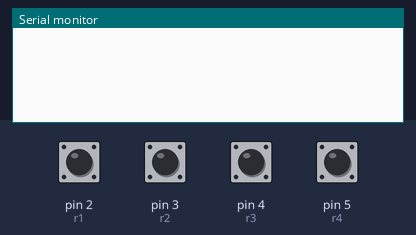
The sketch below on a simulated Arduino Uno, built with avr-gcc and run on an emulated ATmega328P. On the bench: the last lines printed to the serial monitor. Inputs (shaded band) come from the test bench; at power-on: pin 2 (r1), pin 3 (r2), pin 4 (r3), pin 5 (r4) HIGH.

Above: at 1.2 s.
1.3 s: pin 2 (r1) pulled LOW for 0.15 s
At 1.8 s:
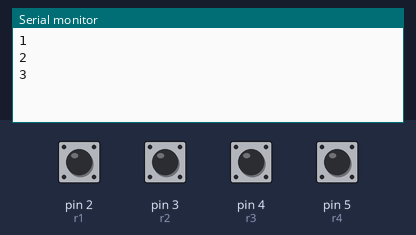
2.9 s: pin 5 (r4) pulled LOW for 1 s
At 3.7 s:
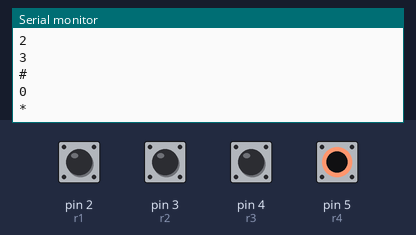
5.4 s: pin 3 (r2) pulled LOW for 0.15 s
At 6.1 s:
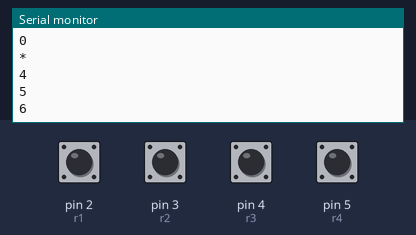
7.0 s: pin 4 (r3) pulled LOW for 1 s
At 8.0 s:
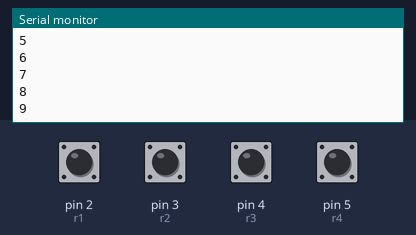
Timing chart, 0 to 10.0 s (numbered marks = the images above; inputs shaded):
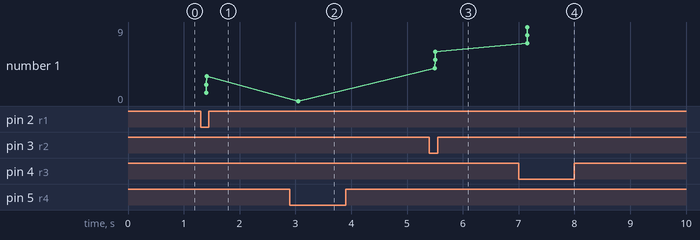

The sketch:

sketch_nov29b.ino
```cpp
int r1=2,r2=3,r3=4,r4=5,c1=7,c2=8,c3=9;
void setup()
{
  pinMode(r1,INPUT);
  pinMode(r2,INPUT);
pinMode(r3,INPUT);
pinMode(r4,INPUT);
pinMode(c1,OUTPUT);
pinMode(c2,OUTPUT);
pinMode(c3,OUTPUT);
Serial.begin(9600);
 }
void loop()
{

 digitalWrite(c1,LOW);
 digitalWrite(c2,HIGH);
 digitalWrite(c3,HIGH);

 digitalWrite(r1,HIGH);
 digitalWrite(r2,HIGH);
 digitalWrite(r3,HIGH);
 digitalWrite(r4,HIGH);

 if(!digitalRead(r1))
 {
  Serial.println("1");
 }
 if(!digitalRead(r2))
 {
  Serial.println("4");
 }
 if(!digitalRead(r3))
 {
  Serial.println("7");
 }
 if(!digitalRead(r4))
 {
  Serial.println("#");
 }


 digitalWrite(c1,HIGH);
 digitalWrite(c2,LOW);
 digitalWrite(c3,HIGH);

 digitalWrite(r1,HIGH);
 digitalWrite(r2,HIGH);
 digitalWrite(r3,HIGH);
 digitalWrite(r4,HIGH);

 if(!digitalRead(r1))
 {
  Serial.println("2");
 }
 if(!digitalRead(r2))
 {
  Serial.println("5");
 }
 if(!digitalRead(r3))
 {
  Serial.println("8");
 }
 if(!digitalRead(r4))
 {
  Serial.println("0");
 }


 digitalWrite(c1,1);
 digitalWrite(c2,HIGH);
 digitalWrite(c3,0);

 digitalWrite(r1,HIGH);
 digitalWrite(r2,HIGH);
 digitalWrite(r3,HIGH);
 digitalWrite(r4,HIGH);

 if(!digitalRead(r1))
 {
  Serial.println("3");
 }
 if(!digitalRead(r2))
 {
  Serial.println("6");
 }
 if(!digitalRead(r3))
 {
  Serial.println("9");
 }
 if(!digitalRead(r4))
 {
  Serial.println("*");
 }

  while(!digitalRead(r1))
  digitalWrite(r1,1);
  while(!digitalRead(r2))
  digitalWrite(r2,1);
  while(!digitalRead(r3))
  digitalWrite(r3,1);
  while(!digitalRead(r4))
  digitalWrite(r4,1);
  delay(200);
}
```

Measured:
- after the input at 1.3 s, the serial monitor: prints a new line after 0.10 s (image 1)
- after the input at 2.9 s, the serial monitor: prints a new line after 0.15 s (image 2)
- after the input at 5.4 s, the serial monitor: prints a new line after 0.10 s (image 3)
- after the input at 7.0 s, the serial monitor: prints a new line after 0.15 s (image 4)
- plotted number 1: 3 → 0 after the input at 2.9 s, 0 → 6 after the input at 5.4 s, 6 → 9 after the input at 7.0 s
